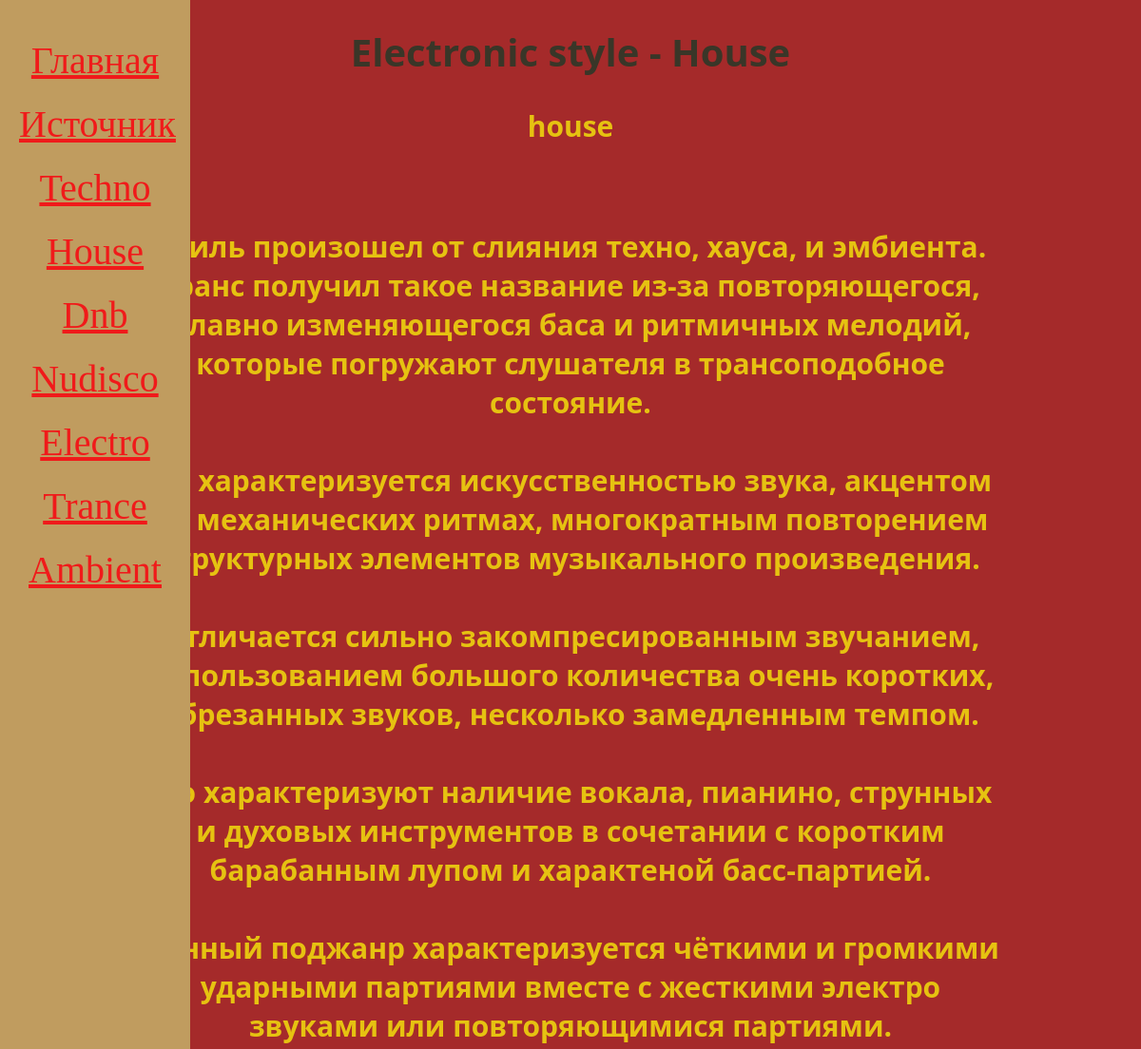
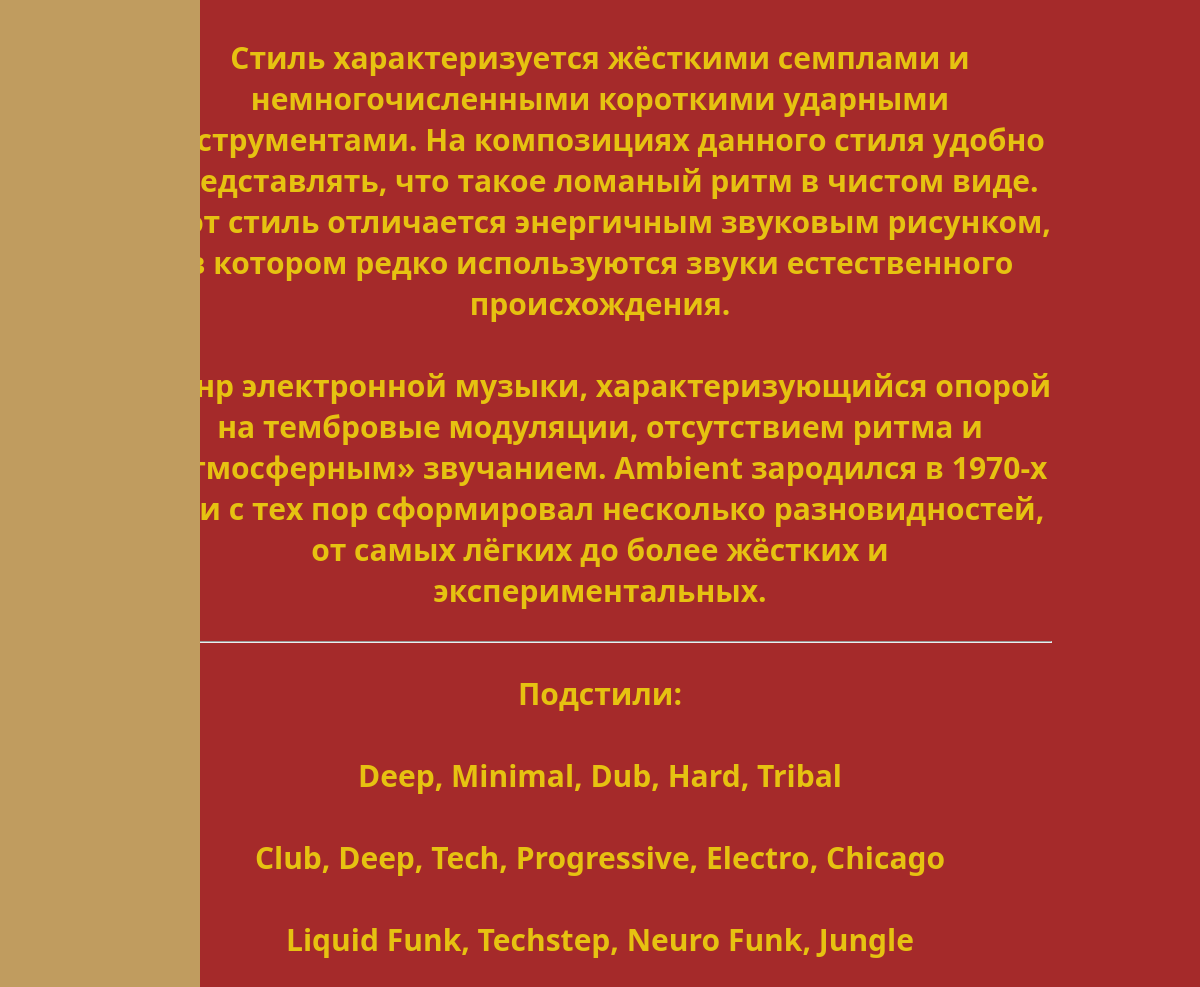
/house/, run on the app's committed database (2 pictures, top to bottom).
### home/models.py (models this page shows, shortened)
class Music(models.Model):
    TR='TR'
    TN='TN'
    HS='HS'
    EL='EL'
    AM='AM'
    DB='DB'
    ND='ND'
    STYLE_CHOICES=[
        (TR,'trance'),
        (TN,'techno'),
        (HS,'house'),
        (EL,'electro'),
        (AM,'ambient'),
        (DB,'dnb'),
        (ND,'nudisco')
    ]
    title=models.CharField(max_length=20)
    content=models.TextField(blank=True)
    audio=models.FileField(upload_to='media/')
    style=models.CharField(max_length=2,choices=STYLE_CHOICES, default=HS)

class SubMusic(models.Model):
    style=models.CharField(max_length=20, blank=True)
    sub_style=models.CharField(max_length=120)
    representative=models.TextField(blank=True)
    def __str__(self):
        return f'Подстили {self.style}: {self.sub_style}. Представители стиля: {self.representative}'

### home/views.py (the view)
# urls.py: path('<str:styles>/',views.get_styles, name='electronic-style'),
def get_styles(request, styles:str):
    musics=Music.objects.order_by('-title')
    sub_music=SubMusic.objects.order_by('-style')
    print(sub_music)
    description=style_dict.get(styles)
    styles_lst = list(style_dict)
    data={
        'description_style':description,
        'stl':styles,
        'styles_lst': styles_lst,
        'musics': musics,
        'sub_music': sub_music
    }
    return render(request,'prb/info.html',data)

### home/templates/prb/info.html (shortened to what this page needs)
{% extends 'base.html' %}
{% load static %}
{% block css_add %}
<link rel="stylesheet" href="{% static 'prb/css/info.css' %}">
{% endblock %}
{% block content %}
    {% include 'includes/navbar.html' %}
    {% if description_style is None %}
        <h2>Информация о таком стиле электронной музыки - {{stl|upper}} - отсутствует</h2>
    {% else %}
        <h1>Electronic style - {{stl|capfirst}}</h1>
        <h3>{{description_style}}</h3>
    {% endif %}
    <ul>
        {% for m in musics %}
            <li><h3>{{ m.content }}</h3></li>
        {% endfor %}
        <hr>
        <h3>Подстили: </h3>
        {% for s in sub_music %}
        <li><h3>{{s.sub_style}}</h3></li>
        {% endfor %}
    </ul>
{% endblock %}

### static/css/base.css (style rules this page uses)
html { font-size:20px; background-color: brown; }

### home/static/prb/css/info.css (style rules this page uses)
h3 { color:rgb(230, 194, 17); text-align:center; font-family: 'Segoe UI', Tahoma, Geneva, Verdana, sans-serif; font-size: 30px; }
h1 { color:rgb(57, 54, 40); text-align:center; font-family: 'Segoe UI', Tahoma, Geneva, Verdana, sans-serif; font-size: 40px; }
ul { font-family: 'Segoe UI', Tahoma, Geneva, Verdana, sans-serif; font-size: 40px; color:rgb(57, 54, 40); text-align:right; padding: 5px 140px ; }

### data on the page
Music: content "Cтиль произошел от слияния техно, хауса, и эмбиента. Транс получил такое название из-за повторяющегося, плавно изменяющегося баса и ритмичных мелодий, которые погружают слушателя в трансоподобное состояние."
Music: content "Он характеризуется искусственностью звука, акцентом на механических ритмах, многократным повторением структурных элементов музыкального произведения."
Music: content "Отличается сильно закомпресированным звучанием, использованием большого количества очень коротких, обрезанных звуков, несколько замедленным темпом."
Music: content "Его характеризуют наличие вокала, пианино, струнных и духовых инструментов в сочетании с коротким барабанным лупом и характеной басс-партией."
Music: content "Данный поджанр характеризуется чёткими и громкими ударными партиями вместе с жесткими электро звуками или повторяющимися партиями."
Music: content "Стиль характеризуется жёсткими семплами и немногочисленными короткими ударными инструментами. На композициях данного стиля удобно представлять, что такое ломаный ритм в чистом виде. Этот стиль отличается энергичным звуковым рисунком, в котором редко используются звуки естественного происхождения."
Music: content "Жанр электронной музыки, характеризующийся опорой на тембровые модуляции, отсутствием ритма и «атмосферным» звучанием. Ambient зародился в 1970-х гг. и с тех пор сформировал несколько разновидностей, от самых лёгких до более жёстких и экспериментальных."
SubMusic: sub_style "Deep, Minimal, Dub, Hard, Tribal"
SubMusic: sub_style "Club, Deep, Tech, Progressive, Electro, Chicago"
SubMusic: sub_style "Liquid Funk, Techstep, Neuro Funk, Jungle"

### other printed values
{{ style_lst|title }} "Techno" "House" "Dnb" "Nudisco" "Electro" "Trance" "Ambient"
{{ stl|capfirst }} "House"
{{ description_style }} "house"
